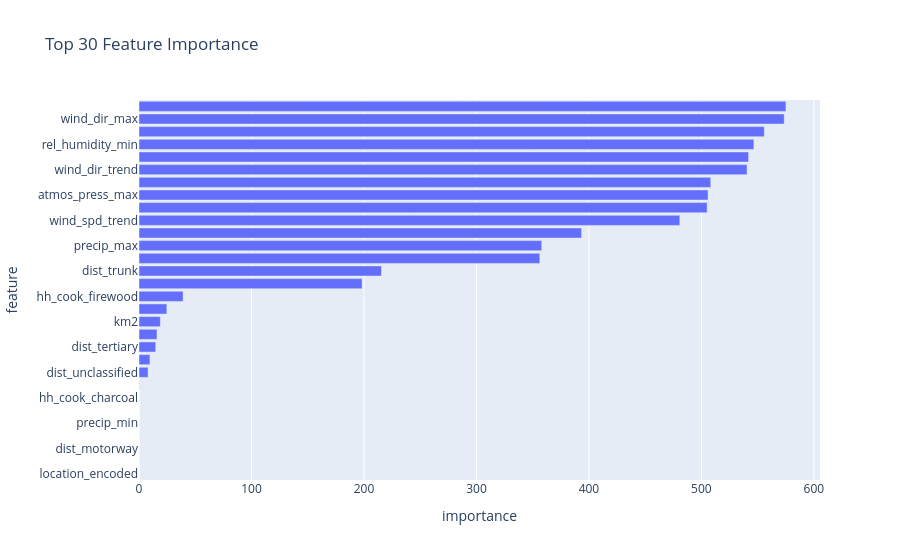

Here is the notebook cell this chart was saved with:
### Markdown cell above
# Analyse d'importance des features avec SHAP

### Code cell
# Importance des features
importance = final_model["lgb"].feature_importance(importance_type="gain")
feature_names = final_model["lgb"].feature_name()

# Convertir en DataFrame
importance_df = pd.DataFrame(
    {"feature": feature_names, "importance": importance}
)

# Trier
importance_df = importance_df.sort_values(by="importance", ascending=True)

fig = px.bar(
    importance_df.head(30),
    x="importance",
    y="feature",
    orientation="h",
    title="Top 30 Feature Importance",
)

fig.show()

### Figure 1 — Plotly figure (JSON) as saved in the notebook; plotly's stock layout.template omitted (floating-point values rounded to 4 significant figures)
{"data": [{"hovertemplate": "importance=%{x}<br>feature=%{y}<extra></extra>", "legendgroup": "", "marker": {"color": "#636efa", "pattern": {"shape": ""}}, "name": "", "orientation": "h", "showlegend": false, "textposition": "auto", "type": "bar", "x": [0.0, 0.0, 0.0, 0.0, 0.0, 0.0, 0.0, 0.1902, 8.083, 9.74, 14.88, 15.99, 18.97, 24.76, 39.22, 198.3, 215.6, 356.3, 358.0, 393.5, 480.8, 505.1, 505.9, 508.3, 540.5, 541.9, 546.6, 555.9, 573.6, 575.1], "xaxis": "x", "y": ["location_encoded", "precip_median", "dist_motorway", "hh", "precip_min", "hh_burn_waste", "hh_cook_charcoal", "popn", "dist_unclassified", "dist_primary", "dist_tertiary", "aspect", "km2", "dist_residential", "hh_cook_firewood", "loc_altitude", "dist_trunk", "dist_secondary", "precip_max", "precip_kurt", "wind_spd_trend", "precip_std", "atmos_press_max", "precip_skew", "wind_dir_trend", "temp_max", "rel_humidity_min", "wind_spd_std", "wind_dir_max", "wind_spd_min"], "yaxis": "y"}], "layout": {"barmode": "relative", "legend": {"tracegroupgap": 0}, "title": {"text": "Top 30 Feature Importance"}, "xaxis": {"anchor": "y", "domain": [0, 1], "title": {"text": "importance"}}, "yaxis": {"anchor": "x", "domain": [0, 1], "title": {"text": "feature"}}}}
